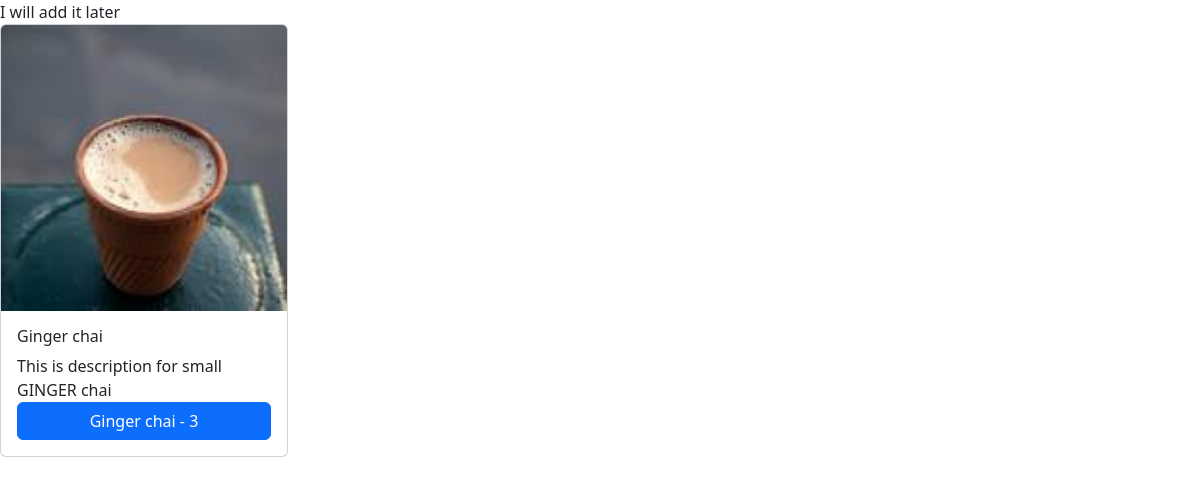
The page /chai/3/ on the database its author committed.
### chai/models.py (models this page shows, shortened)
class ChaiVariety(models.Model):
    CHAI_TYPE_CHOICES = [
        ('ML','MASALA'),
        ('GR','GINGER'),
        ('KL','KIWI'),
        ('PL','PLAIN'),
        ('EL','ELACHI')
    ]
    name = models.CharField(max_length=100)
    image = models.ImageField(upload_to =("chais/"))
    date_added = models.DateTimeField(default = timezone.now)
    type = models.CharField(max_length=2, choices=CHAI_TYPE_CHOICES, default='ML')
    description = models.TextField(default='')

### chai/views.py (the view)
# urls.py: path('<int:chai_id>/', views.chai_detail, name='chai_detail'),
def chai_detail(request, chai_id):
  chai = get_object_or_404(ChaiVariety, pk=chai_id)
  return render(request, 'chai/chai_detail.html', {'chai': chai})

### chai/templates/chai/chai_detail.html (shortened to what this page needs)
{% extends "common.html" %}
{% block content %}
<div class="card" style="width: 18rem;">
  <img class="card-img-top" src="{{chai.image.url}}" alt="...">
  <div class="card-body">
    <h5 class="card-title">{{chai.name}}</h5>
    <p class="card-text">{{chai.description}}</p>
    <button type="button" class="btn btn-primary w-100">{{chai.name}} - {{chai.id}}</button>
  </div>
</div>
{% endblock %}

### static/css/index.css (style rules this page uses)
body { background-color:#ca7474; font-family: Arial, sans-serif; color: #fff; }

### rows shown on the page
ChaiVariety: image (picture), name "Ginger chai", description "This is description for small GINGER chai", id "3"
